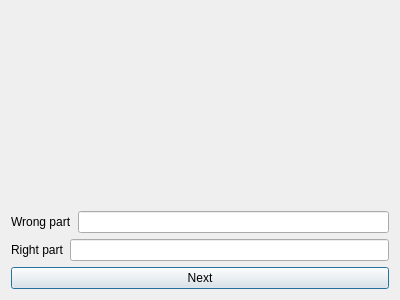
<?xml version="1.0" encoding="UTF-8"?>
<ui version="4.0">
 <class>Test</class>
 <widget class="QDialog" name="Test">
  <property name="geometry">
   <rect>
    <x>0</x>
    <y>0</y>
    <width>400</width>
    <height>300</height>
   </rect>
  </property>
  <property name="windowTitle">
   <string>Dialog</string>
  </property>
  <layout class="QVBoxLayout" name="verticalLayout">
   <item>
    <widget class="QLabel" name="question">
     <property name="text">
      <string>&lt;html&gt;&lt;head/&gt;&lt;body&gt;&lt;p&gt;&lt;br/&gt;&lt;/p&gt;&lt;/body&gt;&lt;/html&gt;</string>
     </property>
    </widget>
   </item>
   <item>
    <layout class="QHBoxLayout" name="horizontalLayout">
     <item>
      <widget class="QLabel" name="label_2">
       <property name="text">
        <string>Wrong part</string>
       </property>
      </widget>
     </item>
     <item>
      <widget class="QLineEdit" name="wrong"/>
     </item>
    </layout>
   </item>
   <item>
    <layout class="QHBoxLayout" name="horizontalLayout_2">
     <item>
      <widget class="QLabel" name="label_3">
       <property name="text">
        <string>Right part</string>
       </property>
      </widget>
     </item>
     <item>
      <widget class="QLineEdit" name="right"/>
     </item>
    </layout>
   </item>
   <item>
    <widget class="QPushButton" name="next">
     <property name="text">
      <string>Next</string>
     </property>
    </widget>
   </item>
  </layout>
 </widget>
 <resources/>
 <connections/>
</ui>
